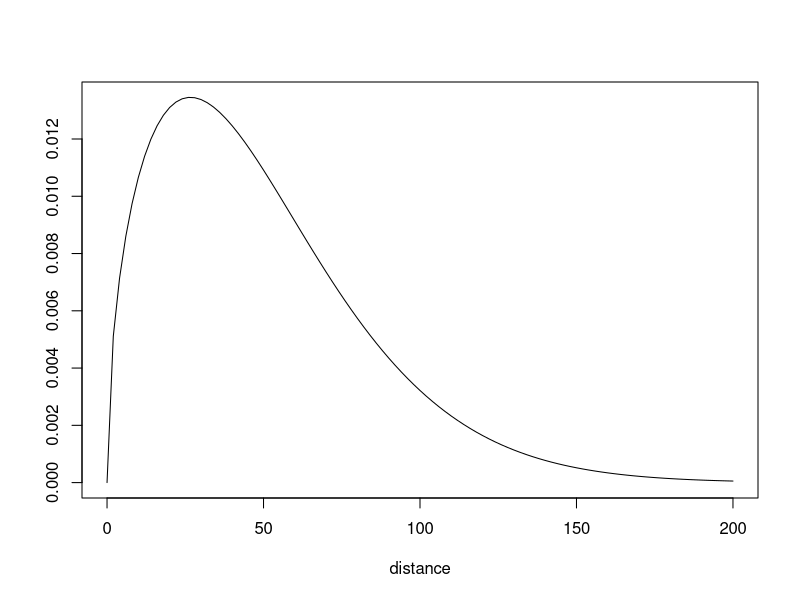
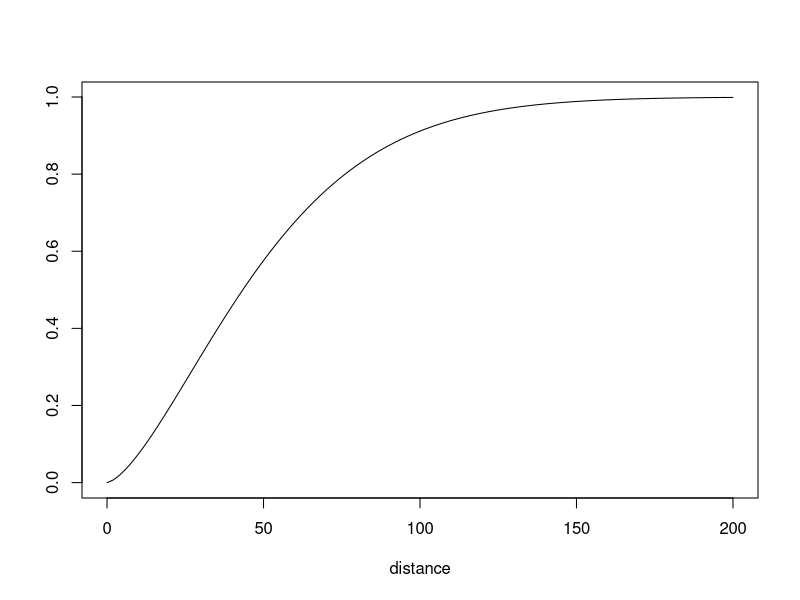

Generate these figures, in order, with R:
## Parameters for the time to event:
rho <- 1.5
mean <- 50

# Calculate parameters for Weibull:
intercept <- (log(mean) - log(gamma(1 + 1/rho))) * -rho
scale <- exp(intercept)^(-1/rho)

# Just needed for plotting:
MaxT <- 200

# This is the density of distances travelled:
curve(dweibull(x,rho,scale),from=0,to=MaxT,ylab='',xlab='distance')

# And this is the cumulative proportion by distances travelled:
curve(pweibull(x,rho,scale),from=0,to=MaxT,ylab='',xlab='distance')

# So the cumulative hazard of settling by x km is:
x <- 10
(p_x <- pweibull(x,rho,scale))

# And the integrated (total) hazard of settling between x km and y km is:
y <- 15
p_y <- pweibull(y,rho,scale)
(p_y-p_x)

# So the total hazard of settling between x km and y km conditional on having made it as far as x km is:
(p_y-p_x) / (1-p_x)

# And the instantaneous hazard of settling at x km conditional on having made it as far as x km is:
dweibull(x,rho,scale) / (1-pweibull(x,rho,scale))

# With small enough x/rho then this is the same as:
rho * x^(rho-1) * exp(intercept)
# BUT as x gets larger, they diverge...

